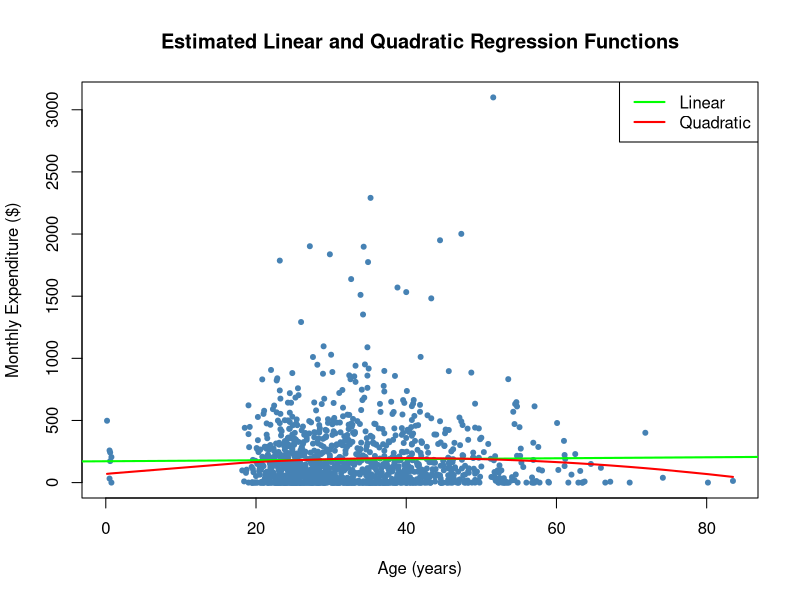

The R source for this figure:
## ---- chunk 1
knitr::opts_chunk$set(echo = TRUE, warning = FALSE, message = FALSE)
## ---- chunk 2
library(AER)
library(lmtest)
library(sandwich)

data(CreditCard)
## ---- chunk 3
linear.model.binary <- lm(expenditure ~ dependents + selfemp + age,
                           data = CreditCard)

coeftest(linear.model.binary,
         vcov = vcovHC(linear.model.binary, type = "HC1"))
## ---- chunk 4
linearHypothesis(linear.model.binary,
                 c("dependents = 0", "age = 0"),
                 vcov. = vcovHC(linear.model.binary, type = "HC1"))
## ---- chunk 5
quadratic.model <- lm(expenditure ~ age + I(age^2) + dependents + selfemp,
                       data = CreditCard)

coeftest(quadratic.model,
         vcov = vcovHC(quadratic.model, type = "HC1"))
## ---- chunk 6
linearlog.model <- lm(expenditure ~ log(age) + dependents + selfemp,
                       data = CreditCard)

coeftest(linearlog.model,
         vcov = vcovHC(linearlog.model, type = "HC1"))
## ---- chunk 7
plot(CreditCard$age, CreditCard$expenditure,
     col  = "steelblue",
     pch  = 20,
     xlab = "Age (years)",
     ylab = "Monthly Expenditure ($)",
     main = "Estimated Linear and Quadratic Regression Functions")

lin_age  <- lm(expenditure ~ age, data = CreditCard)
abline(lin_age, col = "green", lwd = 2)

quad_age  <- lm(expenditure ~ age + I(age^2), data = CreditCard)
age_order <- order(CreditCard$age)
lines(x = CreditCard$age[age_order],
      y = fitted(quad_age)[age_order],
      col = "red",
      lwd = 2)

legend("topright",
       legend = c("Linear", "Quadratic"),
       col    = c("green", "red"),
       lwd    = 2)
